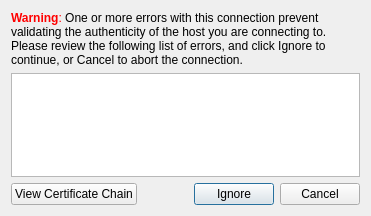
<?xml version="1.0" encoding="UTF-8"?>
<ui version="4.0">
 <class>SslErrors</class>
 <widget class="QDialog" name="SslErrors">
  <property name="geometry">
   <rect>
    <x>0</x>
    <y>0</y>
    <width>371</width>
    <height>216</height>
   </rect>
  </property>
  <property name="windowTitle">
   <string>Unable To Validate The Connection</string>
  </property>
  <layout class="QVBoxLayout">
   <item>
    <widget class="QLabel" name="label">
     <property name="text">
      <string>&lt;html&gt;&lt;head&gt;&lt;meta name=&quot;qrichtext&quot; content=&quot;1&quot; /&gt;&lt;style type=&quot;text/css&quot;&gt;
p, li { white-space: pre-wrap; }
&lt;/style&gt;&lt;/head&gt;&lt;body style=&quot; font-family:'Sans Serif'; font-size:9pt; font-weight:400; font-style:normal;&quot;&gt;
&lt;p style=&quot; margin-top:0px; margin-bottom:0px; margin-left:0px; margin-right:0px; -qt-block-indent:0; text-indent:0px;&quot;&gt;&lt;span style=&quot; font-weight:600; color:#ff0000;&quot;&gt;Warning&lt;/span&gt;&lt;span style=&quot; color:#ff0000;&quot;&gt;:&lt;/span&gt;&lt;span style=&quot; color:#000000;&quot;&gt; One or more errors with this connection prevent validating the authenticity of the host you are connecting to. Please review the following list of errors, and click &lt;/span&gt;&lt;span style=&quot; color:#000000;&quot;&gt;Ignore&lt;/span&gt;&lt;span style=&quot; color:#000000;&quot;&gt; to continue, or &lt;/span&gt;&lt;span style=&quot; color:#000000;&quot;&gt;Cancel&lt;/span&gt;&lt;span style=&quot; color:#000000;&quot;&gt; to abort the connection.&lt;/span&gt;&lt;/p&gt;&lt;/body&gt;&lt;/html&gt;</string>
     </property>
     <property name="wordWrap">
      <bool>true</bool>
     </property>
    </widget>
   </item>
   <item>
    <widget class="QListWidget" name="sslErrorList">
     <property name="wordWrap">
      <bool>true</bool>
     </property>
    </widget>
   </item>
   <item>
    <layout class="QHBoxLayout">
     <item>
      <widget class="QPushButton" name="certificateChainButton">
       <property name="text">
        <string>View Certificate Chain</string>
       </property>
       <property name="autoDefault">
        <bool>false</bool>
       </property>
      </widget>
     </item>
     <item>
      <spacer>
       <property name="orientation">
        <enum>Qt::Horizontal</enum>
       </property>
       <property name="sizeHint" stdset="0">
        <size>
         <width>40</width>
         <height>20</height>
        </size>
       </property>
      </spacer>
     </item>
     <item>
      <widget class="QPushButton" name="pushButton">
       <property name="text">
        <string>Ignore</string>
       </property>
      </widget>
     </item>
     <item>
      <widget class="QPushButton" name="pushButton_2">
       <property name="text">
        <string>Cancel</string>
       </property>
      </widget>
     </item>
    </layout>
   </item>
  </layout>
 </widget>
 <resources/>
 <connections>
  <connection>
   <sender>pushButton</sender>
   <signal>clicked()</signal>
   <receiver>SslErrors</receiver>
   <slot>accept()</slot>
   <hints>
    <hint type="sourcelabel">
     <x>235</x>
     <y>185</y>
    </hint>
    <hint type="destinationlabel">
     <x>228</x>
     <y>287</y>
    </hint>
   </hints>
  </connection>
  <connection>
   <sender>pushButton_2</sender>
   <signal>clicked()</signal>
   <receiver>SslErrors</receiver>
   <slot>reject()</slot>
   <hints>
    <hint type="sourcelabel">
     <x>325</x>
     <y>192</y>
    </hint>
    <hint type="destinationlabel">
     <x>333</x>
     <y>231</y>
    </hint>
   </hints>
  </connection>
 </connections>
</ui>
